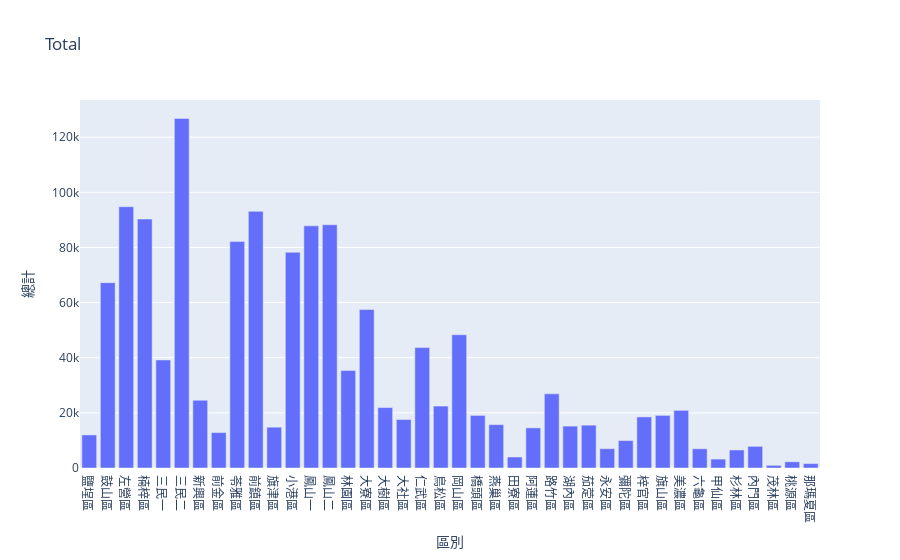

Notebook code cell kept with this figure:
### Code cell
px.bar(df_male, x='區別', y='總計', title='Total')

### Figure 1 — Plotly figure (JSON) as saved in the notebook; plotly's stock layout.template omitted (floating-point values rounded to 4 significant figures)
{"data": [{"alignmentgroup": "True", "hovertemplate": "區別=%{x}<br>總計=%{y}<extra></extra>", "legendgroup": "", "marker": {"color": "#636efa"}, "name": "", "offsetgroup": "", "orientation": "v", "showlegend": false, "textposition": "auto", "type": "bar", "x": ["鹽埕區", "鼓山區", "左營區", "楠梓區", "三民一", "三民二", "新興區", "前金區", "苓雅區", "前鎮區", "旗津區", "小港區", "鳳山一", "鳳山二", "林園區", "大寮區", "大樹區", "大社區", "仁武區", "鳥松區", "岡山區", "橋頭區", "燕巢區", "田寮區", "阿蓮區", "路竹區", "湖內區", "茄萣區", "永安區", "彌陀區", "梓官區", "旗山區", "美濃區", "六龜區", "甲仙區", "杉林區", "內門區", "茂林區", "桃源區", "那瑪夏區"], "xaxis": "x", "y": ["11,998", "67,219", "94,768", "90,306", "39,185", "126,803", "24,571", "12,852", "82,190", "93,092", "14,806", "78,241", "87,834", "88,224", "35,377", "57,466", "21,927", "17,589", "43,673", "22,467", "48,320", "19,075", "15,738", "3,992", "14,555", "26,892", "15,198", "15,535", "6,999", "9,946", "18,528", "19,078", "20,918", "6,980", "3,230", "6,532", "7,861", "965", "2,252", "1,604"], "yaxis": "y"}], "layout": {"barmode": "relative", "legend": {"tracegroupgap": 0}, "title": {"text": "Total"}, "xaxis": {"anchor": "y", "domain": [0, 1], "title": {"text": "區別"}}, "yaxis": {"anchor": "x", "domain": [0, 1], "title": {"text": "總計"}}}}
